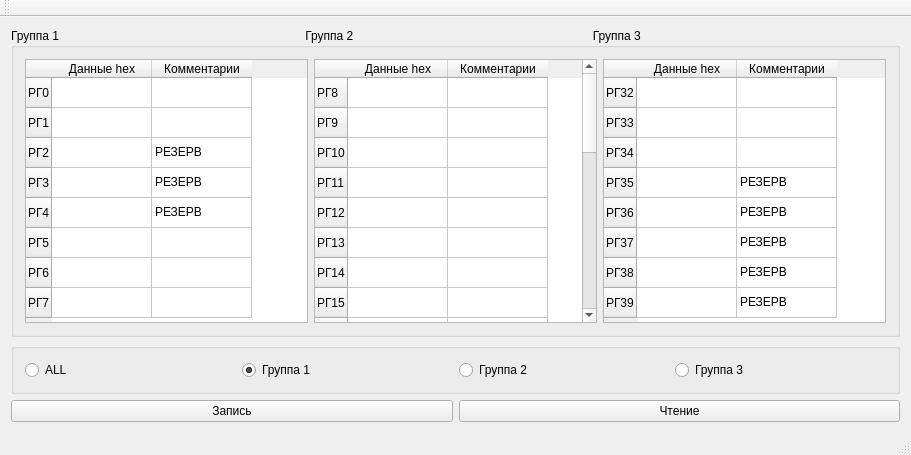
<?xml version="1.0" encoding="UTF-8"?>
<ui version="4.0">
 <class>DeviceClientClass</class>
 <widget class="QMainWindow" name="DeviceClientClass">
  <property name="geometry">
   <rect>
    <x>0</x>
    <y>0</y>
    <width>911</width>
    <height>455</height>
   </rect>
  </property>
  <property name="minimumSize">
   <size>
    <width>911</width>
    <height>455</height>
   </size>
  </property>
  <property name="maximumSize">
   <size>
    <width>911</width>
    <height>455</height>
   </size>
  </property>
  <property name="windowTitle">
   <string>DeviceClient</string>
  </property>
  <widget class="QWidget" name="centralWidget">
   <property name="minimumSize">
    <size>
     <width>0</width>
     <height>0</height>
    </size>
   </property>
   <layout class="QGridLayout" name="gridLayout_2">
    <item row="2" column="0">
     <layout class="QGridLayout" name="gridLayout">
      <item row="0" column="0">
       <widget class="QPushButton" name="pushButton">
        <property name="text">
         <string>Запись</string>
        </property>
       </widget>
      </item>
     </layout>
    </item>
    <item row="0" column="0" colspan="2">
     <widget class="QGroupBox" name="groupBox">
      <property name="title">
       <string>Группа 1                                                                          Группа 2                                                                        Группа 3                                                  </string>
      </property>
      <layout class="QHBoxLayout" name="horizontalLayout">
       <item>
        <widget class="QTableWidget" name="tableWidget">
         <row>
          <property name="text">
           <string>РГ0</string>
          </property>
         </row>
         <row>
          <property name="text">
           <string>РГ1</string>
          </property>
         </row>
         <row>
          <property name="text">
           <string>РГ2</string>
          </property>
         </row>
         <row>
          <property name="text">
           <string>РГ3</string>
          </property>
         </row>
         <row>
          <property name="text">
           <string>РГ4</string>
          </property>
         </row>
         <row>
          <property name="text">
           <string>РГ5</string>
          </property>
         </row>
         <row>
          <property name="text">
           <string>РГ6</string>
          </property>
         </row>
         <row>
          <property name="text">
           <string>РГ7</string>
          </property>
         </row>
         <column>
          <property name="text">
           <string>Данные hex</string>
          </property>
         </column>
         <column>
          <property name="text">
           <string>Комментарии</string>
          </property>
         </column>
         <item row="2" column="1">
          <property name="text">
           <string>РЕЗЕРВ</string>
          </property>
          <property name="flags">
           <set>ItemIsSelectable|ItemIsDragEnabled|ItemIsDropEnabled|ItemIsUserCheckable|ItemIsEnabled</set>
          </property>
         </item>
         <item row="3" column="1">
          <property name="text">
           <string>РЕЗЕРВ</string>
          </property>
          <property name="flags">
           <set>ItemIsSelectable|ItemIsDragEnabled|ItemIsDropEnabled|ItemIsUserCheckable|ItemIsEnabled</set>
          </property>
         </item>
         <item row="4" column="1">
          <property name="text">
           <string>РЕЗЕРВ</string>
          </property>
          <property name="flags">
           <set>ItemIsSelectable|ItemIsDragEnabled|ItemIsDropEnabled|ItemIsUserCheckable|ItemIsEnabled</set>
          </property>
         </item>
        </widget>
       </item>
       <item>
        <widget class="QTableWidget" name="tableWidget_2">
         <row>
          <property name="text">
           <string>РГ8</string>
          </property>
         </row>
         <row>
          <property name="text">
           <string>РГ9</string>
          </property>
         </row>
         <row>
          <property name="text">
           <string>РГ10</string>
          </property>
         </row>
         <row>
          <property name="text">
           <string>РГ11</string>
          </property>
         </row>
         <row>
          <property name="text">
           <string>РГ12</string>
          </property>
         </row>
         <row>
          <property name="text">
           <string>РГ13</string>
          </property>
         </row>
         <row>
          <property name="text">
           <string>РГ14</string>
          </property>
         </row>
         <row>
          <property name="text">
           <string>РГ15</string>
          </property>
         </row>
         <row>
          <property name="text">
           <string>РГ16</string>
          </property>
         </row>
         <row>
          <property name="text">
           <string>РГ17</string>
          </property>
         </row>
         <row>
          <property name="text">
           <string>РГ18</string>
          </property>
         </row>
         <row>
          <property name="text">
           <string>РГ19</string>
          </property>
         </row>
         <row>
          <property name="text">
           <string>РГ20</string>
          </property>
         </row>
         <row>
          <property name="text">
           <string>РГ21</string>
          </property>
         </row>
         <row>
          <property name="text">
           <string>РГ22</string>
          </property>
         </row>
         <row>
          <property name="text">
           <string>РГ23</string>
          </property>
         </row>
         <row>
          <property name="text">
           <string>РГ24</string>
          </property>
         </row>
         <row>
          <property name="text">
           <string>РГ25</string>
          </property>
         </row>
         <row>
          <property name="text">
           <string>РГ26</string>
          </property>
         </row>
         <row>
          <property name="text">
           <string>РГ27</string>
          </property>
         </row>
         <row>
          <property name="text">
           <string>РГ28</string>
          </property>
         </row>
         <row>
          <property name="text">
           <string>РГ29</string>
          </property>
         </row>
         <row>
          <property name="text">
           <string>РГ30</string>
          </property>
         </row>
         <row>
          <property name="text">
           <string>РГ31</string>
          </property>
         </row>
         <column>
          <property name="text">
           <string>Данные hex</string>
          </property>
         </column>
         <column>
          <property name="text">
           <string>Комментарии</string>
          </property>
         </column>
         <item row="0" column="0">
          <property name="text">
           <string/>
          </property>
          <property name="textAlignment">
           <set>AlignCenter</set>
          </property>
         </item>
         <item row="1" column="0">
          <property name="text">
           <string/>
          </property>
          <property name="textAlignment">
           <set>AlignCenter</set>
          </property>
         </item>
         <item row="12" column="0">
          <property name="text">
           <string/>
          </property>
         </item>
         <item row="12" column="1">
          <property name="text">
           <string>РЕЗЕРВ</string>
          </property>
          <property name="flags">
           <set>ItemIsSelectable|ItemIsDragEnabled|ItemIsDropEnabled|ItemIsUserCheckable|ItemIsEnabled</set>
          </property>
         </item>
         <item row="13" column="1">
          <property name="text">
           <string>РЕЗЕРВ</string>
          </property>
          <property name="flags">
           <set>ItemIsSelectable|ItemIsDragEnabled|ItemIsDropEnabled|ItemIsUserCheckable|ItemIsEnabled</set>
          </property>
         </item>
         <item row="14" column="1">
          <property name="text">
           <string>РЕЗЕРВ</string>
          </property>
          <property name="flags">
           <set>ItemIsSelectable|ItemIsDragEnabled|ItemIsDropEnabled|ItemIsUserCheckable|ItemIsEnabled</set>
          </property>
         </item>
         <item row="15" column="1">
          <property name="text">
           <string>РЕЗЕРВ</string>
          </property>
          <property name="flags">
           <set>ItemIsSelectable|ItemIsDragEnabled|ItemIsDropEnabled|ItemIsUserCheckable|ItemIsEnabled</set>
          </property>
         </item>
         <item row="16" column="1">
          <property name="text">
           <string>РЕЗЕРВ</string>
          </property>
          <property name="flags">
           <set>ItemIsSelectable|ItemIsDragEnabled|ItemIsDropEnabled|ItemIsUserCheckable|ItemIsEnabled</set>
          </property>
         </item>
         <item row="17" column="1">
          <property name="text">
           <string>РЕЗЕРВ</string>
          </property>
          <property name="flags">
           <set>ItemIsSelectable|ItemIsDragEnabled|ItemIsDropEnabled|ItemIsUserCheckable|ItemIsEnabled</set>
          </property>
         </item>
         <item row="18" column="1">
          <property name="text">
           <string>РЕЗЕРВ</string>
          </property>
          <property name="flags">
           <set>ItemIsSelectable|ItemIsDragEnabled|ItemIsDropEnabled|ItemIsUserCheckable|ItemIsEnabled</set>
          </property>
         </item>
         <item row="19" column="1">
          <property name="text">
           <string>РЕЗЕРВ</string>
          </property>
          <property name="flags">
           <set>ItemIsSelectable|ItemIsDragEnabled|ItemIsDropEnabled|ItemIsUserCheckable|ItemIsEnabled</set>
          </property>
         </item>
         <item row="20" column="1">
          <property name="text">
           <string>РЕЗЕРВ</string>
          </property>
          <property name="flags">
           <set>ItemIsSelectable|ItemIsDragEnabled|ItemIsDropEnabled|ItemIsUserCheckable|ItemIsEnabled</set>
          </property>
         </item>
         <item row="21" column="1">
          <property name="text">
           <string>РЕЗЕРВ</string>
          </property>
          <property name="flags">
           <set>ItemIsSelectable|ItemIsDragEnabled|ItemIsDropEnabled|ItemIsUserCheckable|ItemIsEnabled</set>
          </property>
         </item>
         <item row="22" column="1">
          <property name="text">
           <string>РЕЗЕРВ</string>
          </property>
          <property name="flags">
           <set>ItemIsSelectable|ItemIsDragEnabled|ItemIsDropEnabled|ItemIsUserCheckable|ItemIsEnabled</set>
          </property>
         </item>
         <item row="23" column="1">
          <property name="text">
           <string>РЕЗЕРВ</string>
          </property>
          <property name="flags">
           <set>ItemIsSelectable|ItemIsDragEnabled|ItemIsDropEnabled|ItemIsUserCheckable|ItemIsEnabled</set>
          </property>
         </item>
        </widget>
       </item>
       <item>
        <widget class="QTableWidget" name="tableWidget_3">
         <property name="minimumSize">
          <size>
           <width>0</width>
           <height>0</height>
          </size>
         </property>
         <row>
          <property name="text">
           <string>РГ32</string>
          </property>
         </row>
         <row>
          <property name="text">
           <string>РГ33</string>
          </property>
         </row>
         <row>
          <property name="text">
           <string>РГ34</string>
          </property>
         </row>
         <row>
          <property name="text">
           <string>РГ35</string>
          </property>
         </row>
         <row>
          <property name="text">
           <string>РГ36</string>
          </property>
         </row>
         <row>
          <property name="text">
           <string>РГ37</string>
          </property>
         </row>
         <row>
          <property name="text">
           <string>РГ38</string>
          </property>
         </row>
         <row>
          <property name="text">
           <string>РГ39</string>
          </property>
         </row>
         <column>
          <property name="text">
           <string>Данные hex</string>
          </property>
         </column>
         <column>
          <property name="text">
           <string>Комментарии</string>
          </property>
         </column>
         <item row="0" column="0">
          <property name="text">
           <string/>
          </property>
          <property name="textAlignment">
           <set>AlignCenter</set>
          </property>
         </item>
         <item row="2" column="0">
          <property name="text">
           <string/>
          </property>
          <property name="textAlignment">
           <set>AlignCenter</set>
          </property>
         </item>
         <item row="3" column="0">
          <property name="text">
           <string/>
          </property>
          <property name="textAlignment">
           <set>AlignCenter</set>
          </property>
         </item>
         <item row="3" column="1">
          <property name="text">
           <string>РЕЗЕРВ</string>
          </property>
          <property name="flags">
           <set>ItemIsSelectable|ItemIsDragEnabled|ItemIsDropEnabled|ItemIsUserCheckable|ItemIsEnabled</set>
          </property>
         </item>
         <item row="4" column="1">
          <property name="text">
           <string>РЕЗЕРВ</string>
          </property>
          <property name="flags">
           <set>ItemIsSelectable|ItemIsDragEnabled|ItemIsDropEnabled|ItemIsUserCheckable|ItemIsEnabled</set>
          </property>
         </item>
         <item row="5" column="1">
          <property name="text">
           <string>РЕЗЕРВ</string>
          </property>
          <property name="flags">
           <set>ItemIsSelectable|ItemIsDragEnabled|ItemIsDropEnabled|ItemIsUserCheckable|ItemIsEnabled</set>
          </property>
         </item>
         <item row="6" column="1">
          <property name="text">
           <string>РЕЗЕРВ</string>
          </property>
          <property name="flags">
           <set>ItemIsSelectable|ItemIsDragEnabled|ItemIsDropEnabled|ItemIsUserCheckable|ItemIsEnabled</set>
          </property>
         </item>
         <item row="7" column="1">
          <property name="text">
           <string>РЕЗЕРВ</string>
          </property>
          <property name="flags">
           <set>ItemIsSelectable|ItemIsDragEnabled|ItemIsDropEnabled|ItemIsUserCheckable|ItemIsEnabled</set>
          </property>
         </item>
        </widget>
       </item>
      </layout>
     </widget>
    </item>
    <item row="2" column="1">
     <widget class="QPushButton" name="pushButton_2">
      <property name="text">
       <string>Чтение</string>
      </property>
     </widget>
    </item>
    <item row="1" column="0" colspan="2">
     <widget class="QGroupBox" name="groupBox_2">
      <property name="title">
       <string/>
      </property>
      <layout class="QHBoxLayout" name="horizontalLayout_2">
       <item>
        <widget class="QRadioButton" name="radioButton_4">
         <property name="text">
          <string>ALL</string>
         </property>
        </widget>
       </item>
       <item>
        <widget class="QRadioButton" name="radioButton">
         <property name="text">
          <string>Группа 1</string>
         </property>
         <property name="checked">
          <bool>true</bool>
         </property>
        </widget>
       </item>
       <item>
        <widget class="QRadioButton" name="radioButton_2">
         <property name="text">
          <string>Группа 2</string>
         </property>
        </widget>
       </item>
       <item>
        <widget class="QRadioButton" name="radioButton_3">
         <property name="text">
          <string>Группа 3</string>
         </property>
        </widget>
       </item>
      </layout>
     </widget>
    </item>
   </layout>
  </widget>
  <widget class="QMenuBar" name="menuBar">
   <property name="geometry">
    <rect>
     <x>0</x>
     <y>0</y>
     <width>911</width>
     <height>22</height>
    </rect>
   </property>
  </widget>
  <widget class="QToolBar" name="mainToolBar">
   <attribute name="toolBarArea">
    <enum>TopToolBarArea</enum>
   </attribute>
   <attribute name="toolBarBreak">
    <bool>false</bool>
   </attribute>
  </widget>
  <widget class="QStatusBar" name="statusBar"/>
 </widget>
 <layoutdefault spacing="6" margin="11"/>
 <resources>
  <include location="DeviceClient.qrc"/>
 </resources>
 <connections/>
</ui>
